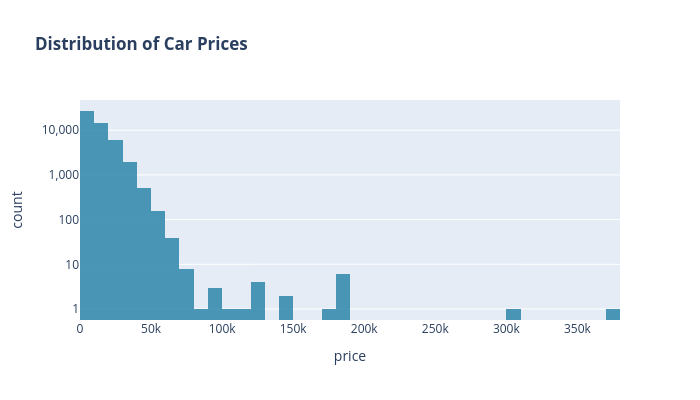

The cell this chart's notebook holds for it:
### Markdown cell above
### 3.1. Car Price Histogram

### Code cell
px.histogram(vehicles_df,
             x='price', 
             nbins=60, 
             title='<b>Distribution of Car Prices</b>',
             color_discrete_sequence=['#2E86AB'], 
             opacity=0.85,
             log_y=True, 
             width=700, 
             height=400).update_yaxes(dtick=1, tickformat=',')

### Figure 1 — Plotly figure (JSON) as saved in the notebook; plotly's stock layout.template omitted (floating-point values rounded to 4 significant figures; data arrays with more than 128 entries replaced by an {"elided": "..."} marker saying what was removed)
{"data": [{"bingroup": "x", "hovertemplate": "price=%{x}<br>count=%{y}<extra></extra>", "legendgroup": "", "marker": {"color": "#2E86AB", "opacity": 0.85, "pattern": {"shape": ""}}, "name": "", "nbinsx": 60, "orientation": "v", "showlegend": false, "type": "histogram", "x": {"elided": "50240 int values"}, "xaxis": "x", "yaxis": "y"}], "layout": {"barmode": "relative", "height": 400, "legend": {"tracegroupgap": 0}, "title": {"text": "<b>Distribution of Car Prices</b>"}, "width": 700, "xaxis": {"anchor": "y", "domain": [0, 1], "title": {"text": "price"}}, "yaxis": {"anchor": "x", "domain": [0, 1], "dtick": 1, "tickformat": ",", "title": {"text": "count"}, "type": "log"}}}
